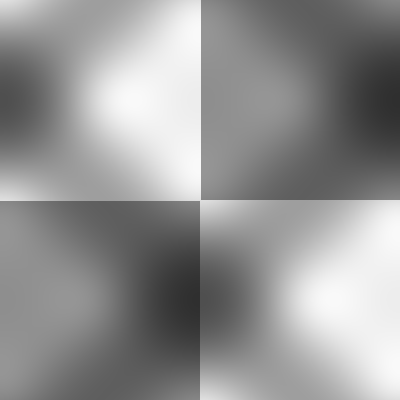
%> input picture 4-1.tiff, 400 x 400 px
$ octave --eval "hw6new;"   (GNU Octave 9; MATLAB toolbox functions it lacks are replaced by stand-ins)
%> lines starting %> are read from the running program, lines starting %| are printed output that depends on the picture
function hw6new()

close all;
format compact;

lightDir = load('light_directions.txt');
img1 = imread('4-1.tiff');
%> img1 is the input picture: size 400x400x3 uint8; min 47, max 249, mean 147.4
img2 = imread('4-2.tiff');
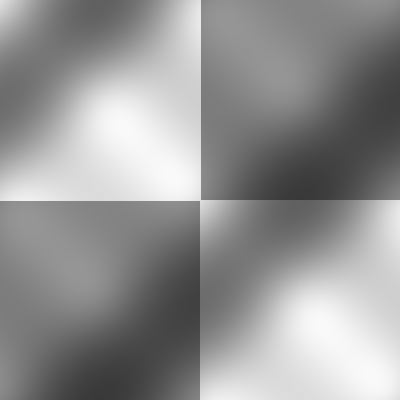
%> input picture 4-2.tiff, 400 x 400 px
%> img2 is the input picture: size 400x400x3 uint8; min 57, max 249, mean 147.4
img3 = imread('4-3.tiff');
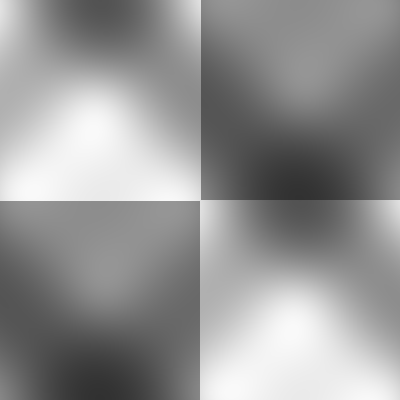
%> input picture 4-3.tiff, 400 x 400 px
%> img3 is the input picture: size 400x400x3 uint8; min 49, max 249, mean 148
img4 = imread('4-4.tiff');
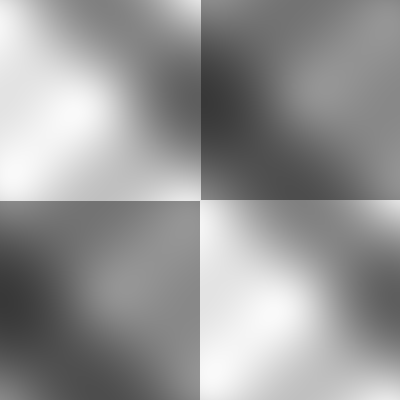
%> input picture 4-4.tiff, 400 x 400 px
%> img4 is the input picture: size 400x400x3 uint8; min 56, max 249, mean 149.7
img5 = imread('4-5.tiff');
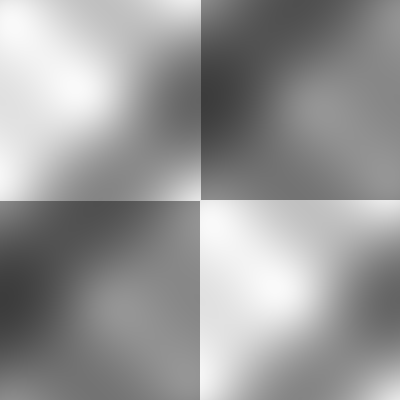
%> input picture 4-5.tiff, 400 x 400 px
%> img5 is the input picture: size 400x400x3 uint8; min 60, max 249, mean 151.7
img6 = imread('4-6.tiff');
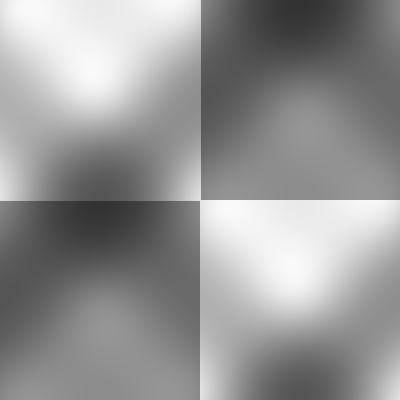
%> input picture 4-6.tiff, 400 x 400 px
%> img6 is the input picture: size 400x400x3 uint8; min 51, max 249, mean 148.6
%> (the run ends here)
